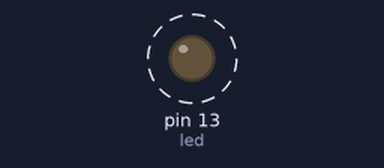
The sketch below on a simulated Arduino Uno, built with avr-gcc and run on an emulated ATmega328P. Shown: output pins drawn as LEDs (lit = HIGH). Dashed ring = blinking. What the sketch prints to the serial monitor is not drawn.

Above: at 0.05 s.
Timing chart, 0 to 3.0 s (numbered marks = the images above):
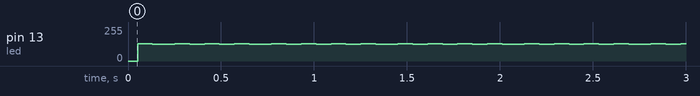

Measured:
- by itself, pin 13 (led): alternates 131/255 for 0.08 s and 125/255 for 0.08 s

The sketch:

interrupt4.ino
```cpp
/*
 * Author: Clemens Valens (www.polyvalens.com)
 * Book: Mastering Microcontrollers Helped By Arduino
 * WWW: www.elektor.com/arduinobook
 * ISBN: 978-1-907920-23-3
 *
 * interrupt 4
 */

int led = 13;

void setup(void)
{
  Serial.begin(115200);
  pinMode(led,OUTPUT);
  noInterrupts();
  Serial.println("LED no blink no");
}

void loop(void)
{
  digitalWrite(led,LOW);
  delay(250);
  digitalWrite(led,HIGH);
  delay(250);
}
```
